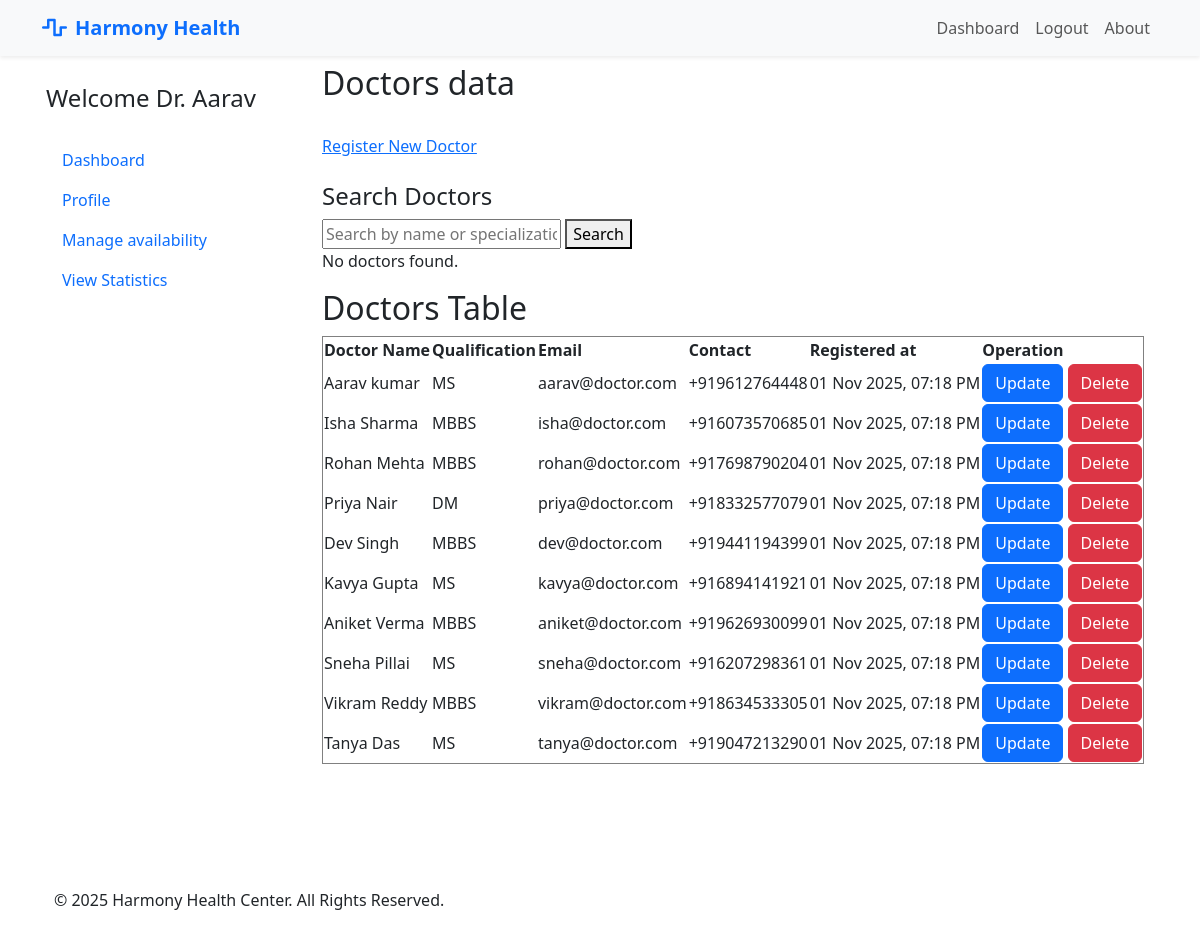
The page /admin/view_doctors (signed in) on the database as committed earlier.
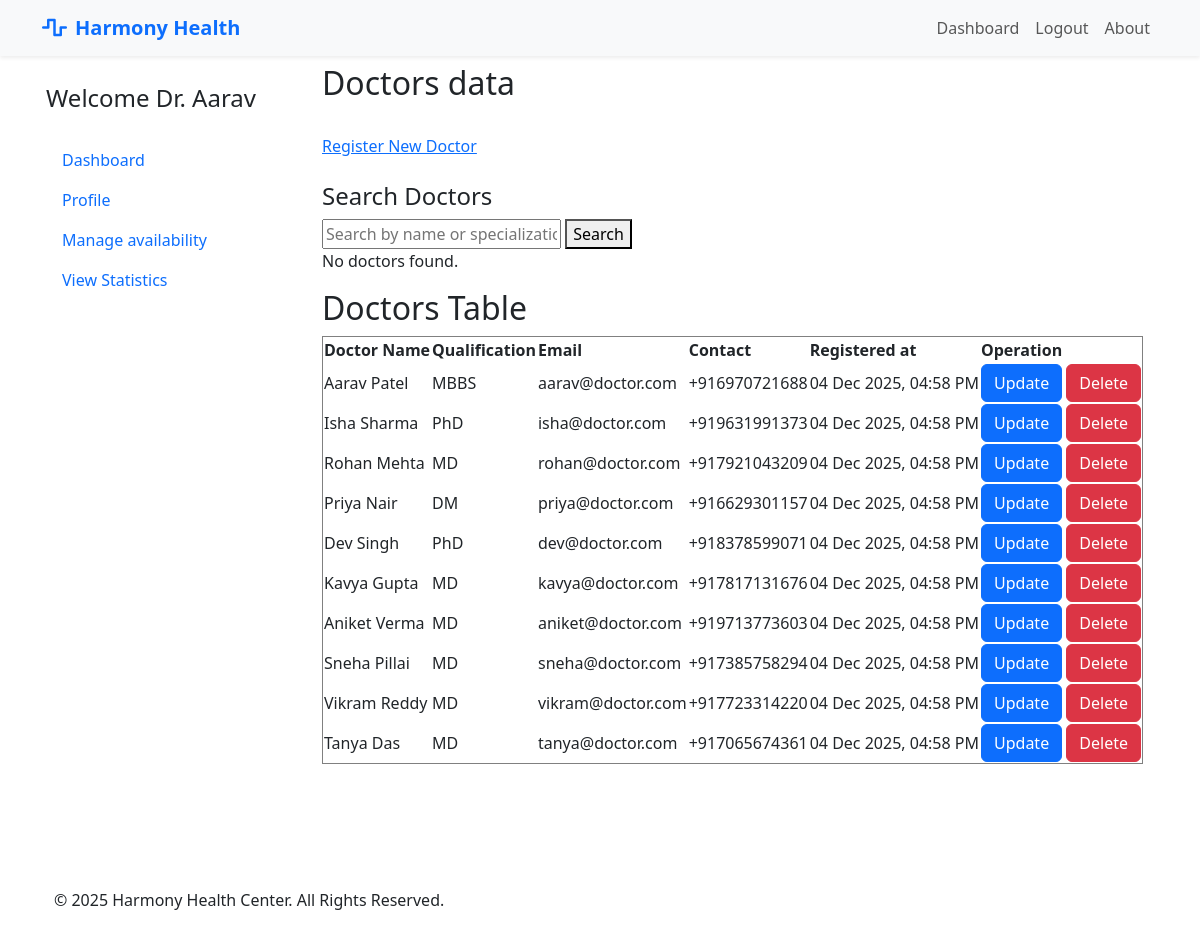
The same page on the database as committed later.
### models.py (models this page shows, shortened)
class User(UserMixin, db.Model):
    __tablename__ = 'users'
    id = db.Column(db.Integer, primary_key=True)
    email = db.Column(db.String(150), unique=True, nullable=False)
    password = db.Column(db.String(200), nullable=False)
    first_name = db.Column(db.String(100), nullable=False)
    last_name = db.Column(db.String(100), nullable=False)
    created_at = db.Column(db.DateTime, default=datetime.utcnow)
    role = db.Column(db.String(20), nullable=False)
    contact_number = db.Column(db.String(100), nullable=True)
    gender = db.Column(db.String(10), nullable=True)
    dob = db.Column(db.Date, nullable=True)
    address = db.Column(db.String(255), nullable=True)
    patient_appointments = db.relationship('Appointment', foreign_keys='Appointment.patient_id', back_populates='patient', lazy=True)
    qualification = db.Column(db.String(200))
    specialization_id = db.Column(db.Integer, db.ForeignKey('departments.id'), nullable=True)
    specialization = db.relationship('Department', back_populates='doctors')
    doctor_appointments = db.relationship('Appointment', foreign_keys='Appointment.doctor_id', back_populates='doctor', lazy=True)

### routes/admin.py (the view)
@admin.route('/view_doctors')
@login_required
def view_doctors():
    check_user_role('admin')
    doctors = User.query.filter_by(role='doctor').all()
    return render_template('admin/doctor/doctors.html', doctors=doctors)

### app.py (called while the page is built)
def create_app():
    app = Flask(__name__)
    app.secret_key = 'app_secret_key'
    app.config['SQLALCHEMY_DATABASE_URI'] = 'sqlite:///hospital.db'
    db.init_app(app)
    bcrypt.init_app(app)
    login_manager.init_app(app)
    login_manager.login_view = 'auth.login'
    @login_manager.user_loader
    def load_user(user_id):
        return User.query.get(int(user_id))
    app.register_blueprint(auth, url_prefix='/auth')
    app.register_blueprint(admin, url_prefix='/admin')
    app.register_blueprint(doctor, url_prefix='/doctor')
    app.register_blueprint(patient, url_prefix='/patient')
    app.register_blueprint(api_bp, url_prefix='/api')
    with app.app_context():
        db.create_all()
        print('Database Created Successfully !!')
    return app

### routes/auth.py (called while the page is built)
def check_user_role(role):
    if current_user.role not in role:
        flash(f'You must be an {role} to view this page.')
        return redirect(url_for('auth.login'))

### templates/admin/doctor/doctors.html
{% extends "base.html" %}
{% block main %}
<h2>Doctors data</h2><br>
<div class="">
    <a href="{{url_for('admin.register_doctor')}}">Register New Doctor</a><br>
    <br>
    <h4>Search Doctors</h4>
    <form method="get" action="{{ url_for('admin.search_doctors') }}">
        <input type="text" name="search" placeholder="Search by name or specialization" value="{{ query }}">
        <button type="submit">Search</button>
    </form>
    {% if results %}
    <table border="solid">
        <thead>
            <tr>
                <th>Doctor Name</th>
                <th>Qualification</th>
                <th>Email</th>
                <th>Contact</th>
                <th>Registered at</th>
                <th>Operation</th>
            </tr>
        </thead>
        <tbody>
            {% for doctor in results %}
            <tr>
                <td>{{ doctor.first_name }} {{ doctor.last_name }}</td>
                <td>{{ doctor.qualification }}</td>
                <td>{{ doctor.email }}</td>
                <td>{{ doctor.contact_number }}</td>
                <td>{{ doctor.created_at.strftime('%d %b %Y, %I:%M %p') }}</td>
                <td>
                    <a class="btn btn-primary" href="{{ url_for('admin.update_doctor', id=doctor.id) }}">Update</a>
                    <a class="btn btn-danger" href="{{ url_for('admin.delete_doctor', id=doctor.id) }}">Delete</a>
                </td>
            </tr>
            {% endfor %}
        </tbody>
    </table>
    {% else %}
    <p>No doctors found.</p>
    {% endif %}
    <h2>Doctors Table</h2>
    <table border="solid">
        <thead>
            <tr>
                <th>Doctor Name</th>
                <th>Qualification</th>
                <th>Email</th>
                <th>Contact</th>
                <th>Registered at</th>
                <th>Operation</th>
            </tr>
        </thead>
        <tbody>
            {% for doctor in doctors %}
            <tr>
                <td>{{ doctor.first_name }} {{ doctor.last_name }}</td>
                <td>{{ doctor.qualification }}</td>
                <td>{{ doctor.email }}</td>
                <td>{{ doctor.contact_number }}</td>
                <td>{{ doctor.created_at.strftime('%d %b %Y, %I:%M %p') }}</td>
                <td>
                    <a class="btn btn-primary" href="{{ url_for('admin.update_doctor', id=doctor.id) }}">Update</a>
                    <a class="btn btn-danger" href="{{ url_for('admin.delete_doctor', id=doctor.id) }}">Delete</a>
                </td>
            </tr>
            {% endfor %}
        </tbody>
    </table>
</div>
{% endblock %}

### templates/base.html (shortened to what this page needs)
<!DOCTYPE html>
<html lang="en">
<head>
    <link href="https://cdn.jsdelivr.net/npm/bootstrap@5.3.3/dist/css/bootstrap.min.css" rel="stylesheet"
        xintegrity="sha384-QWTKZyjpPEjISv5WaRU9OFeRpok6YctnYmDr5pNlyT2bRjXh0JMhjY6hW+ALEwIH">
    <link rel="stylesheet" href="https://cdnjs.cloudflare.com/ajax/libs/font-awesome/6.5.1/css/all.min.css">
</head>
<body class="container-sm">
    <header>
        <nav class="navbar navbar-expand-lg bg-light fixed-top shadow-sm" id="mainNavbar">
            <div class="container">
                <a class="navbar-brand text-primary fw-bold" href="{{url_for('landing_page')}}">
                    <i class="fas fa-wave-square me-2"></i>Harmony Health
                </a>
                <div class="collapse navbar-collapse" id="navbarNav">
                    <ul class="navbar-nav ms-auto">
                        {% if current_user.is_authenticated %}
                        <li class="nav-item"><a href="{{url_for( current_user.role +'.dashboard')}}" class="nav-link "
                                aria-current="page">Dashboard</a></li>
                        {% else %}
                        <li class="nav-item"><a href="{{url_for( 'landing_page')}}" class="nav-link "
                                aria-current="page">Home</a></li>
                        {% endif %}
                        {% if not current_user.is_authenticated %}
                        <li class="nav-item"><a href="{{ url_for('auth.register') }}" class="nav-link">Register</a></li>
                        <li class="nav-item"><a href="{{ url_for('auth.login') }}" class="nav-link">Login</a></li>
                        {% else %}
                        <li class="nav-item"><a href="{{ url_for('auth.logout') }}" class="nav-link">Logout</a></li>
                        {% endif %}
                        <li class="nav-item"><a href="#" class="nav-link">About</a></li>
                    </ul>
                </div>
            </div>
        </nav>
    </header>
    <div class="row md-2 mt-5 pt-3">
        <div class="d-flex flex-column flex-shrink-0 p-3  min-vh-100" style="width: 280px;">
            {% if current_user.is_authenticated %}
            {% if current_user.role =='doctor' %}
            <span class="fs-4 ">Welcome Dr. {{ current_user.first_name }}</span>
            <br>
            <ul class="nav nav-pills flex-column mb-auto">
                <li> <a href="{{url_for('doctor.dashboard')}}" class="nav-link ">
                        Dashboard
                    </a> </li>
                <li> <a href="{{url_for('doctor.profile')}}" class="nav-link ">
                        Profile
                    </a> </li>
                <li class="nav-item"> <a href="{{ url_for('doctor.availability') }}" class="nav-link "
                        aria-current="page">
                        Manage availability
                    </a> </li>
                <li> <a href="{{url_for('doctor.stats')}}" class="nav-link ">
                        View Statistics
                    </a> </li>
            </ul>
            {% endif %}
            {% endif %}
        </div>
        <div class="col">
            {% block main %}
            {% endblock %}
        </div>
    </div>
    <footer class="py-4 ">
        <div class="container">
            <div class="row align-items-center">
                <div class=" col-md-6 text-center text-md-start mb-2 mb-md-0">
                    <p class="mb-0">&copy; 2025 Harmony Health Center. All Rights Reserved.</p>
                </div>
            </div>
        </div>
    </footer>
</body>
</html>

Rows that differ between the two databases and show on the page:
changed User "Aarav": last_name "kumar" → "Patel"; qualification "MS" → "MBBS"; contact_number "+919612764448" → "+916970721688"; created_at "01 Nov 2025, 07:18 PM" → "04 Dec 2025, 04:58 PM"
changed User "Isha": qualification "MBBS" → "PhD"; contact_number "+916073570685" → "+919631991373"; created_at "01 Nov 2025, 07:18 PM" → "04 Dec 2025, 04:58 PM"
changed User "Rohan": qualification "MBBS" → "MD"; contact_number "+917698790204" → "+917921043209"; created_at "01 Nov 2025, 07:18 PM" → "04 Dec 2025, 04:58 PM"
changed User "Priya": contact_number "+918332577079" → "+916629301157"; created_at "01 Nov 2025, 07:18 PM" → "04 Dec 2025, 04:58 PM"
changed User "Dev": qualification "MBBS" → "PhD"; contact_number "+919441194399" → "+918378599071"; created_at "01 Nov 2025, 07:18 PM" → "04 Dec 2025, 04:58 PM"
changed User "Kavya": qualification "MS" → "MD"; contact_number "+916894141921" → "+917817131676"; created_at "01 Nov 2025, 07:18 PM" → "04 Dec 2025, 04:58 PM"
changed User "Aniket": qualification "MBBS" → "MD"; contact_number "+919626930099" → "+919713773603"; created_at "01 Nov 2025, 07:18 PM" → "04 Dec 2025, 04:58 PM"
changed User "Sneha": qualification "MS" → "MD"; contact_number "+916207298361" → "+917385758294"; created_at "01 Nov 2025, 07:18 PM" → "04 Dec 2025, 04:58 PM"
changed User "Vikram": qualification "MBBS" → "MD"; contact_number "+918634533305" → "+917723314220"; created_at "01 Nov 2025, 07:18 PM" → "04 Dec 2025, 04:58 PM"
changed User "Tanya": qualification "MS" → "MD"; contact_number "+919047213290" → "+917065674361"; created_at "01 Nov 2025, 07:18 PM" → "04 Dec 2025, 04:58 PM"
